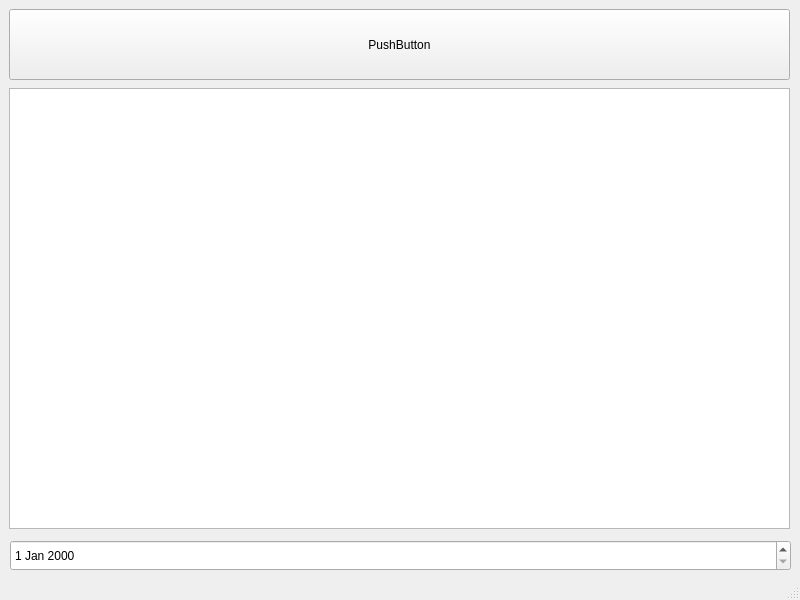
<?xml version="1.0" encoding="UTF-8"?>
<ui version="4.0">
 <class>MainWindow</class>
 <widget class="QMainWindow" name="MainWindow">
  <property name="sizePolicy">
   <sizepolicy hsizetype="Fixed" vsizetype="Fixed">
    <horstretch>0</horstretch>
    <verstretch>0</verstretch>
   </sizepolicy>
  </property>
  <property name="minimumSize">
   <size>
    <width>800</width>
    <height>600</height>
   </size>
  </property>
  <property name="maximumSize">
   <size>
    <width>800</width>
    <height>600</height>
   </size>
  </property>
  <property name="windowTitle">
   <string>MainWindow</string>
  </property>
  <widget class="QWidget" name="centralwidget">
   <widget class="QPushButton" name="pushButton">
    <property name="geometry">
     <rect>
      <x>9</x>
      <y>9</y>
      <width>781</width>
      <height>71</height>
     </rect>
    </property>
    <property name="text">
     <string>PushButton</string>
    </property>
   </widget>
   <widget class="QPlainTextEdit" name="plainTextEdit">
    <property name="geometry">
     <rect>
      <x>9</x>
      <y>88</y>
      <width>781</width>
      <height>441</height>
     </rect>
    </property>
   </widget>
   <widget class="QDateEdit" name="dateEdit">
    <property name="geometry">
     <rect>
      <x>10</x>
      <y>540</y>
      <width>781</width>
      <height>31</height>
     </rect>
    </property>
   </widget>
  </widget>
  <widget class="QStatusBar" name="statusbar"/>
 </widget>
 <resources/>
 <connections/>
</ui>
